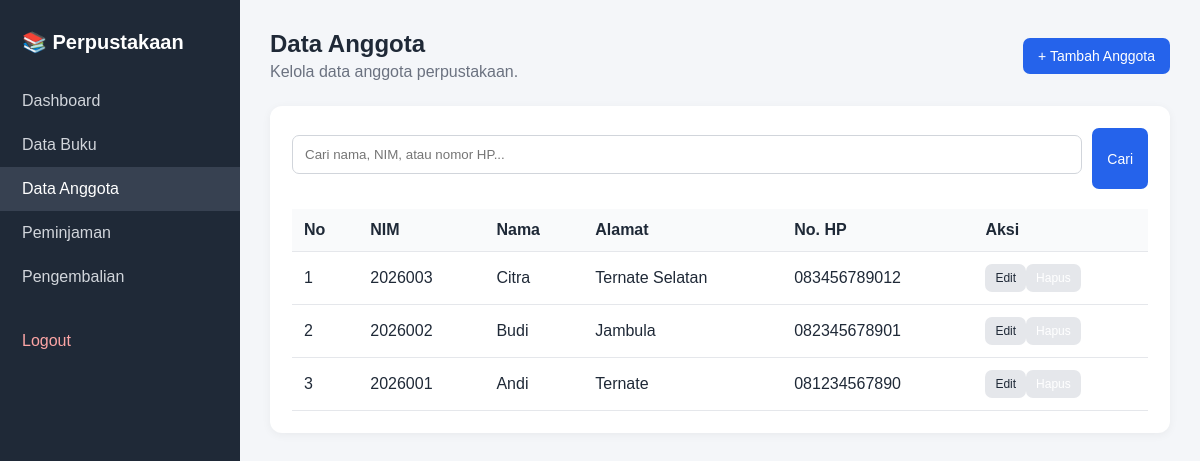
Screenshot of /anggota/index.php (signed in) with the database file from the repository.
### tables this page shows
CREATE TABLE anggota (
    id INT AUTO_INCREMENT PRIMARY KEY,
    nim VARCHAR(30) NOT NULL UNIQUE,
    nama VARCHAR(100) NOT NULL,
    alamat TEXT NOT NULL,
    no_hp VARCHAR(20) NOT NULL,
    created_at TIMESTAMP DEFAULT CURRENT_TIMESTAMP
);

### anggota/index.php (the view, shortened to what this page needs)
<?php
include "../koneksi.php";
$keyword = $_GET['keyword'] ?? "";
$stmt = mysqli_prepare($koneksi, "SELECT * FROM anggota WHERE nama LIKE ? OR nim LIKE ? OR no_hp LIKE ? ORDER BY id DESC");
$like = "%$keyword%";
mysqli_stmt_bind_param($stmt, "sss", $like, $like, $like);
mysqli_stmt_execute($stmt);
$data = mysqli_stmt_get_result($stmt);
?>
<!DOCTYPE html>
<html lang="id">
<head><meta charset="UTF-8"><meta name="viewport" content="width=device-width, initial-scale=1.0"><title>Data Anggota</title><link rel="stylesheet" href="../css/style.css"></head>
<body>
<div class="layout">
<aside class="sidebar"><div class="brand">📚 Perpustakaan</div><nav>
<a href="../dashboard.php">Dashboard</a><a href="../buku/index.php">Data Buku</a><a class="active" href="index.php">Data Anggota</a><a href="../peminjaman/index.php">Peminjaman</a><a href="../pengembalian/index.php">Pengembalian</a><a href="../logout.php" class="logout-link">Logout</a>
</nav></aside>
<main class="main">
<header class="topbar"><div><h2>Data Anggota</h2><p>Kelola data anggota perpustakaan.</p></div><a href="tambah.php" class="btn primary">+ Tambah Anggota</a></header>
<div class="card">
<form class="search-form" method="get"><input type="text" name="keyword" value="<?= htmlspecialchars($keyword) ?>" placeholder="Cari nama, NIM, atau nomor HP..."><button class="btn primary">Cari</button><?php if($keyword): ?><a href="index.php" class="btn secondary">Reset</a><?php endif; ?></form>
<div class="table-wrap"><table>
<thead><tr><th>No</th><th>NIM</th><th>Nama</th><th>Alamat</th><th>No. HP</th><th>Aksi</th></tr></thead>
<tbody>
<?php $no=1; while($row=mysqli_fetch_assoc($data)): ?>
<tr><td><?= $no++ ?></td><td><?= htmlspecialchars($row['nim']) ?></td><td><?= htmlspecialchars($row['nama']) ?></td><td><?= htmlspecialchars($row['alamat']) ?></td><td><?= htmlspecialchars($row['no_hp']) ?></td><td class="actions"><a href="edit.php?id=<?= $row['id'] ?>" class="btn small">Edit</a><a href="hapus.php?id=<?= $row['id'] ?>" class="btn small danger" onclick="return confirm('Yakin ingin menghapus anggota ini?')">Hapus</a></td></tr>
<?php endwhile; ?>
</tbody></table></div>
</div>
</main>
</div>
</body>
</html>

### css/style.css (style rules this page uses)
* { box-sizing: border-box; }
body { margin: 0; font-family: Arial, Helvetica, sans-serif; background: #f4f6f9; color: #1f2937; }
a { text-decoration: none; color: inherit; }
.layout { display: flex; min-height: 100vh; }
.sidebar { width: 240px; background: #1f2937; color: white; padding: 20px 0; position: fixed; top: 0; bottom: 0; left: 0; }
.brand { font-size: 20px; font-weight: bold; padding: 10px 22px 25px; }
.sidebar nav { display: flex; flex-direction: column; }
.sidebar nav a { padding: 13px 22px; color: #d1d5db; transition: .2s; }
.sidebar nav a:hover, .sidebar nav a.active { background: #374151; color: white; }
.sidebar .logout-link { margin-top: 20px; color: #fca5a5; }
.main { margin-left: 240px; width: calc(100% - 240px); padding: 30px; }
.topbar { display: flex; align-items: center; justify-content: space-between; gap: 20px; margin-bottom: 25px; }
.topbar h2 { margin: 0 0 5px; }
.topbar p { margin: 0; color: #6b7280; }
.card { background: white; border-radius: 12px; padding: 22px; box-shadow: 0 2px 10px rgba(0,0,0,.05); margin-bottom: 20px; }
.btn { display: inline-block; border: none; border-radius: 7px; padding: 10px 15px; cursor: pointer; font-size: 14px; }
.btn.primary { background: #2563eb; color: white; }
.btn.danger { background: #dc2626; color: white; }
.btn.small { padding: 7px 10px; font-size: 12px; background: #e5e7eb; }
.table-wrap { overflow-x: auto; }
table { width: 100%; border-collapse: collapse; min-width: 800px; }
th, td { padding: 12px; border-bottom: 1px solid #e5e7eb; text-align: left; }
th { background: #f9fafb; }
.actions { white-space: nowrap; }
.search-form { display: flex; gap: 10px; margin-bottom: 20px; }
.search-form input { flex: 1; }
input, select, textarea { width: 100%; padding: 11px 12px; border: 1px solid #d1d5db; border-radius: 7px; font-family: inherit; margin: 7px 0 15px; outline: none; }

### rows the page displays
anggota: nim "2026003", nama "Citra", alamat "Ternate Selatan", no_hp "083456789012"
anggota: nim "2026002", nama "Budi", alamat "Jambula", no_hp "082345678901"
anggota: nim "2026001", nama "Andi", alamat "Ternate", no_hp "081234567890"
